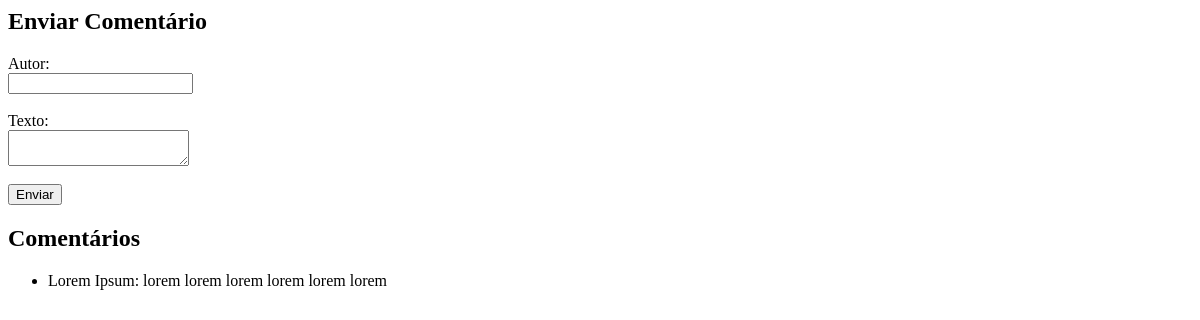
Before: / with the older database file.
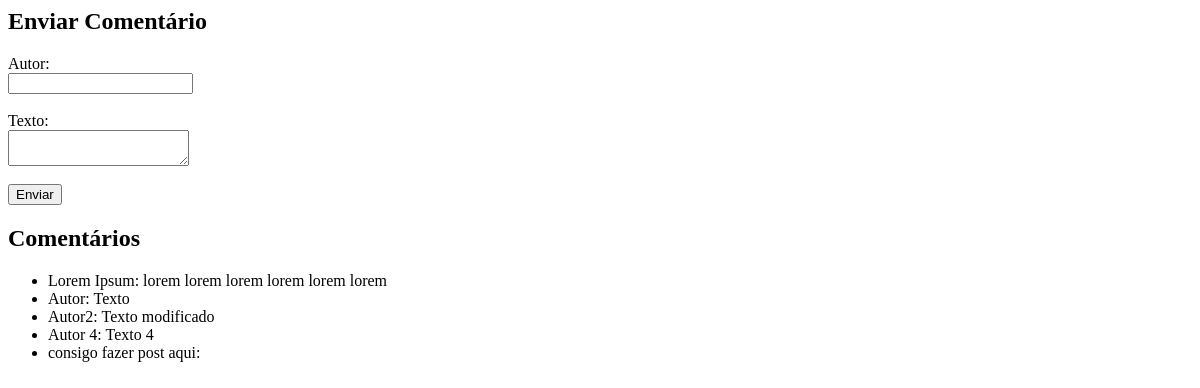
After: the same page with the newer database file.
### comentarios/models.py (models this page shows, shortened)
class Comentario(models.Model):
   autor = models.CharField(max_length=100)     # nome do autor do comentário (campo de texto curto)
   texto = models.TextField()                   # conteúdo do comentário (texto livre)
   data_criacao = models.DateTimeField(auto_now_add=True)  # data/hora de criação preenchida automaticamente

### comentarios/views.py (the view, shortened to what this page needs)
# urls.py: path('', salvar_comentario, name='salvar_comentario'),
def salvar_comentario(request):
   comentarios = Comentario.objects.all().order_by('id')
   return render(request, 'comentarios/formulario.html', {'comentarios': comentarios})

### comentarios/templates/comentarios/formulario.html (shortened to what this page needs)
  <h2>Enviar Comentário</h2>
  <form method="POST">
  <label>Autor:</label><br>
  <input type="text" name="autor"><br><br>
  <label>Texto:</label><br>
  <textarea name="texto"></textarea><br><br>
  <button type="submit">Enviar</button>
  </form>
  <h2>Comentários</h2>
  <ul>
  {% for comentario in comentarios %}
    <li>{{ comentario.autor }}: {{ comentario.texto }}</li>
  {% empty %}
    <li>Nenhum comentário disponível.</li>
  {% endfor %}
  </ul>

Changed rows visible on the page:
added Comentario: autor "Autor", texto "Texto"
added Comentario: autor "Autor2", texto "Texto modificado"
added Comentario: autor "Autor 4", texto "Texto 4"
added Comentario: autor "consigo fazer post aqui"
